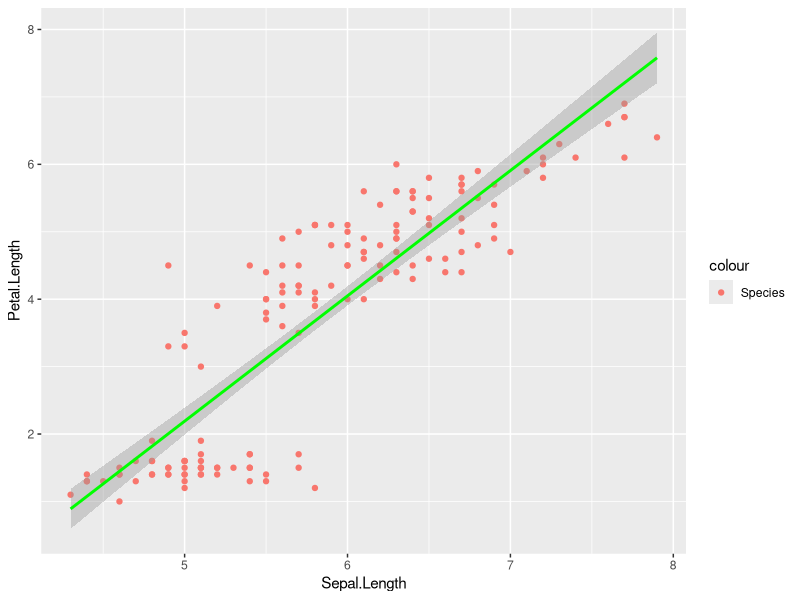
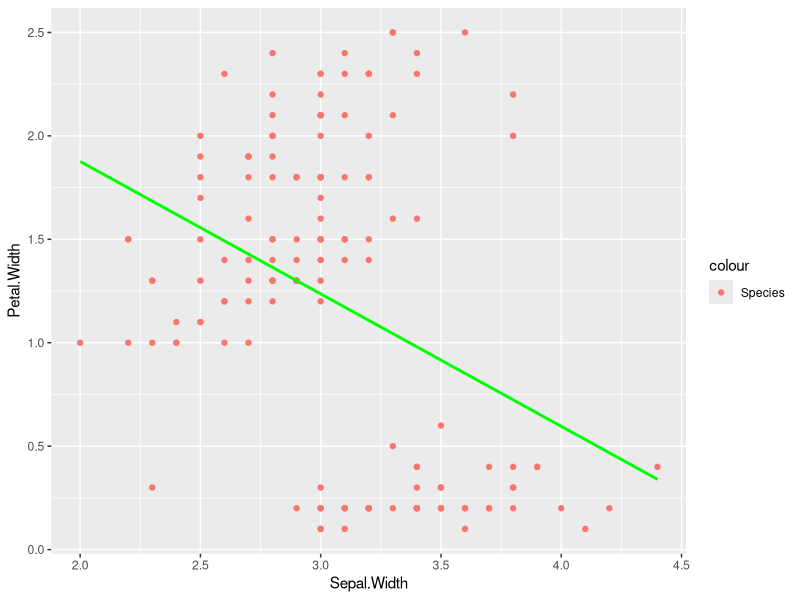
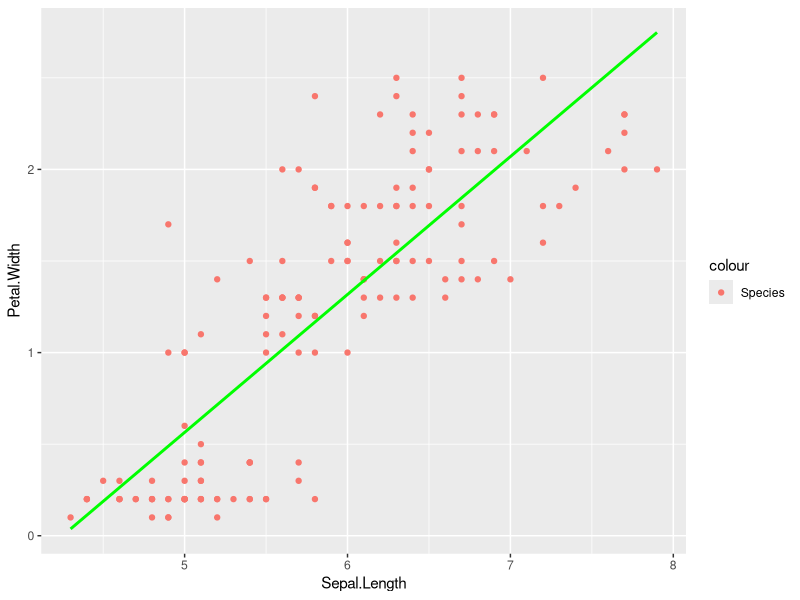

Reproduce these figures in R, in order.
library(ggplot2)

data(iris)

#linear regression 
m <- lm(Sepal.Length ~ Petal.Length , data = iris)
summary(m)

#plot 
ggplot(iris , aes(x=Sepal.Length , y = Petal.Length , colour = "Species")) +
  geom_point() +
  geom_smooth(color="green" , method = "lm" )


#multtiple regression

model <- lm(Sepal.Length ~ Petal.Length + Petal.Width , data= iris)
summary(model)

ggplot(iris , aes(x = Sepal.Width , y= Petal.Width , colour = "Species")) +
  geom_point() +
  geom_smooth(method = "lm" , color = "green" , se = FALSE
              )
ggplot(iris , aes(x=Sepal.Length , y = Petal.Width , colour = "Species")) + 
  geom_point() + 
  geom_smooth(method = "lm" , color = "green" , se = FALSE)
